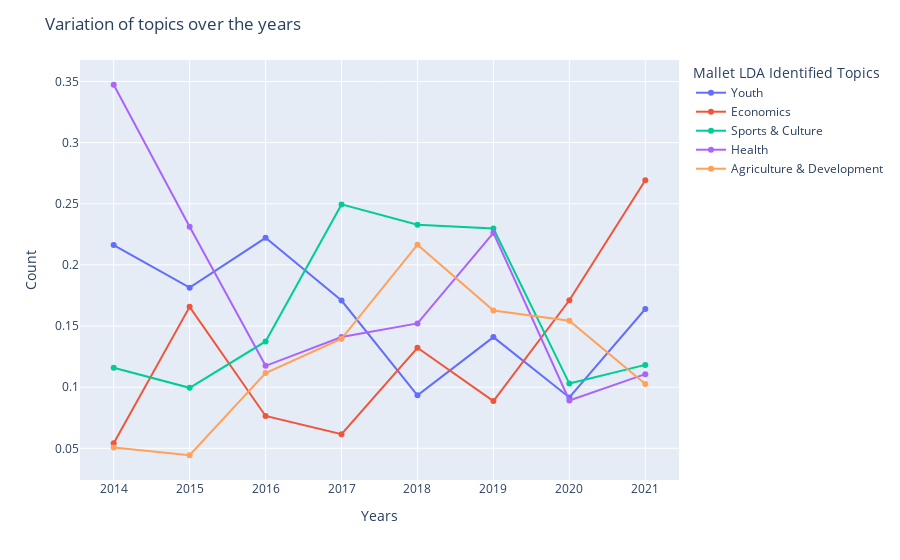

Source (notebook cell):
### Code cell
import plotly.express as px 

fig = px.line(grouped_docs_topics_df, x=grouped_docs_topics_df.index, y=grouped_docs_topics_df.columns[0:])
fig.update_traces(mode='markers+lines')
fig.update_layout(title="Variation of topics over the years", yaxis_title="Count", legend_title="Mallet LDA Identified Topics")
fig.write_html("Images/Mallet_all_topics.html")
fig.show()

### Figure 1 — Plotly figure (JSON) as saved in the notebook; plotly's stock layout.template omitted (floating-point values rounded to 4 significant figures)
{"data": [{"hovertemplate": "variable=Youth<br>Years=%{x}<br>value=%{y}<extra></extra>", "legendgroup": "Youth", "line": {"color": "#636efa", "dash": "solid"}, "mode": "markers+lines", "name": "Youth", "orientation": "v", "showlegend": true, "type": "scatter", "x": ["2014", "2015", "2016", "2017", "2018", "2019", "2020", "2021"], "xaxis": "x", "y": [0.2163, 0.1814, 0.2222, 0.1709, 0.09333, 0.1409, 0.09159, 0.1639], "yaxis": "y"}, {"hovertemplate": "variable=Economics<br>Years=%{x}<br>value=%{y}<extra></extra>", "legendgroup": "Economics", "line": {"color": "#EF553B", "dash": "solid"}, "mode": "markers+lines", "name": "Economics", "orientation": "v", "showlegend": true, "type": "scatter", "x": ["2014", "2015", "2016", "2017", "2018", "2019", "2020", "2021"], "xaxis": "x", "y": [0.05414, 0.1657, 0.07644, 0.0615, 0.1322, 0.08862, 0.1711, 0.2693], "yaxis": "y"}, {"hovertemplate": "variable=Sports & Culture<br>Years=%{x}<br>value=%{y}<extra></extra>", "legendgroup": "Sports & Culture", "line": {"color": "#00cc96", "dash": "solid"}, "mode": "markers+lines", "name": "Sports & Culture", "orientation": "v", "showlegend": true, "type": "scatter", "x": ["2014", "2015", "2016", "2017", "2018", "2019", "2020", "2021"], "xaxis": "x", "y": [0.1159, 0.09945, 0.1374, 0.2495, 0.2329, 0.2297, 0.1029, 0.1182], "yaxis": "y"}, {"hovertemplate": "variable=Health<br>Years=%{x}<br>value=%{y}<extra></extra>", "legendgroup": "Health", "line": {"color": "#ab63fa", "dash": "solid"}, "mode": "markers+lines", "name": "Health", "orientation": "v", "showlegend": true, "type": "scatter", "x": ["2014", "2015", "2016", "2017", "2018", "2019", "2020", "2021"], "xaxis": "x", "y": [0.3473, 0.2312, 0.1175, 0.1411, 0.1521, 0.2261, 0.08917, 0.1107], "yaxis": "y"}, {"hovertemplate": "variable=Agriculture & Development<br>Years=%{x}<br>value=%{y}<extra></extra>", "legendgroup": "Agriculture & Development", "line": {"color": "#FFA15A", "dash": "solid"}, "mode": "markers+lines", "name": "Agriculture & Development", "orientation": "v", "showlegend": true, "type": "scatter", "x": ["2014", "2015", "2016", "2017", "2018", "2019", "2020", "2021"], "xaxis": "x", "y": [0.05076, 0.04433, 0.1116, 0.1396, 0.2165, 0.1627, 0.1543, 0.1026], "yaxis": "y"}], "layout": {"legend": {"title": {"text": "Mallet LDA Identified Topics"}, "tracegroupgap": 0}, "margin": {"t": 60}, "title": {"text": "Variation of topics over the years"}, "xaxis": {"anchor": "y", "domain": [0, 1], "title": {"text": "Years"}}, "yaxis": {"anchor": "x", "domain": [0, 1], "title": {"text": "Count"}}}}
